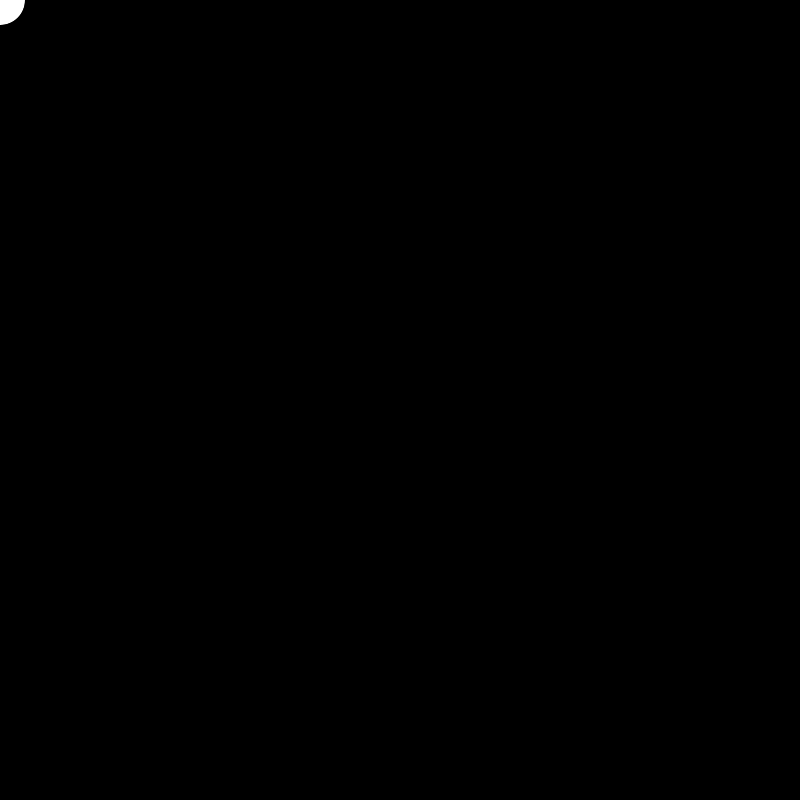
Frame 1 (no input)
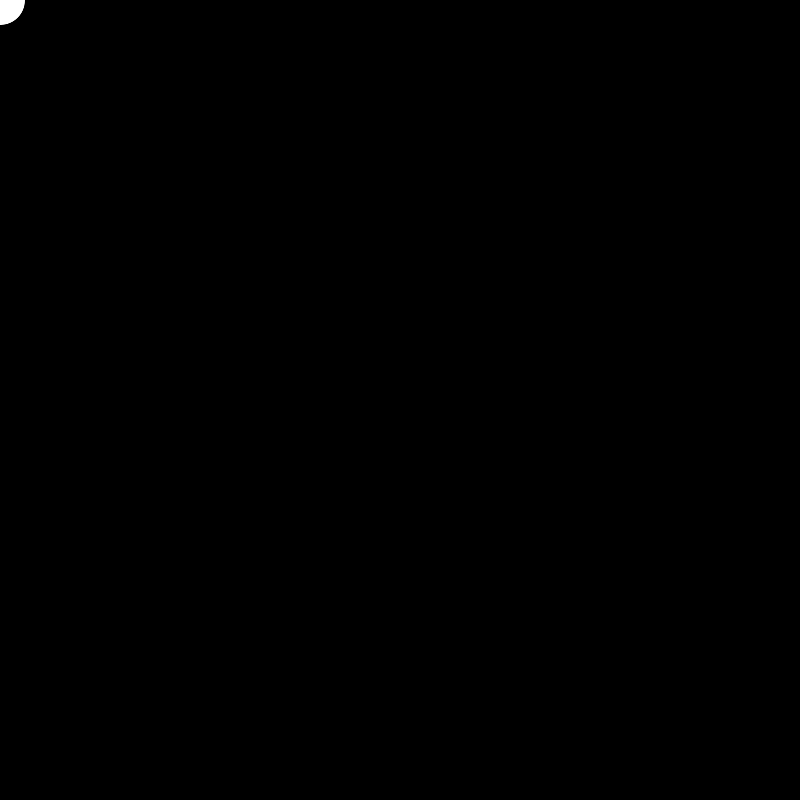
Frame 60 (the mouse pressed at the canvas centre just before this capture)
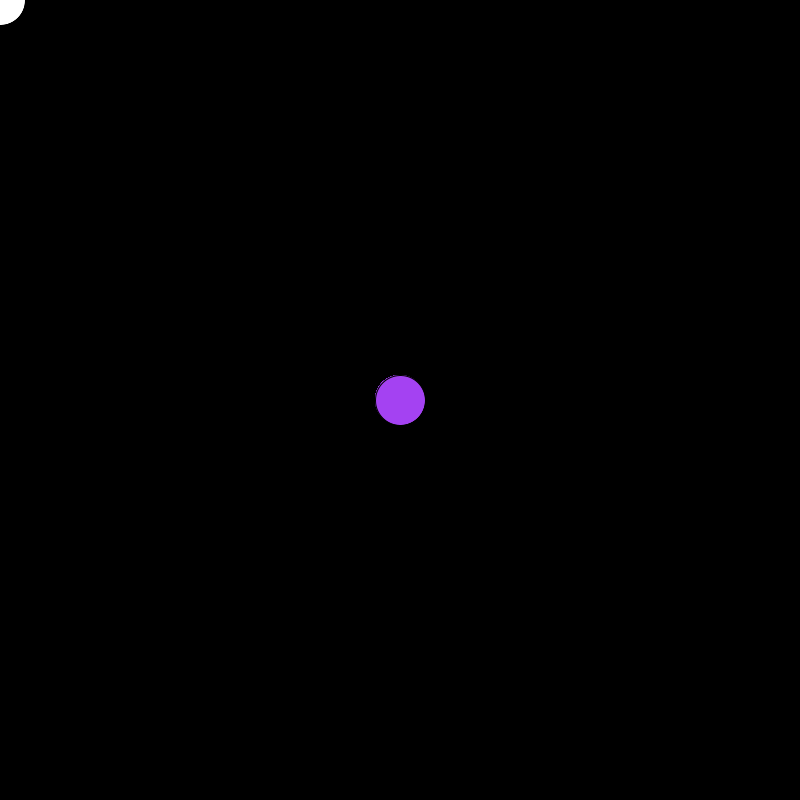
Frame 120 (the mouse held since frame 60 and released just before this capture)

The Processing sketch that drew these frames (run headless with seeded random() and noise(); from frame 60 on, the mouse is pressed at the canvas centre):

// Processing sketch: processing_48419
// ── processing_48419.pde

void setup()
{
size(800,800);
background(0,0,0);
smooth();

}

void draw()
{
///fill(400,0,0);
ellipse (mouseX,mouseY,50,50);
}
void mousePressed()
{
fill(random (255), random(255), random(255));
}
void keyPressed()
{
save("snapshop1.png");
background(255,255,255);
}
